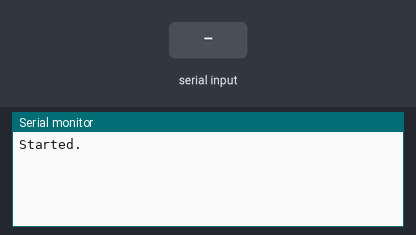
A sketch run on a simulated Arduino Mega 2560, built with avr-gcc and run on an emulated ATmega2560. On the bench: the last lines printed to the serial monitor. The test bench sets the inputs (shaded band).

Above: at 1.2 s.
1.3 s: "1" received over Serial
At 3.1 s:
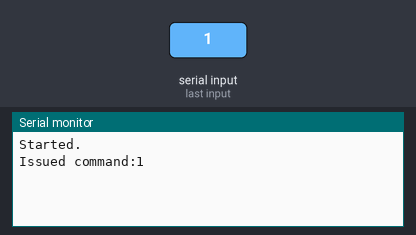
3.8 s: "1" received over the second serial link
At 6.0 s:
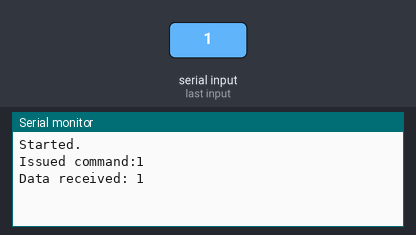
6.3 s: "0" received over Serial
At 7.7 s:
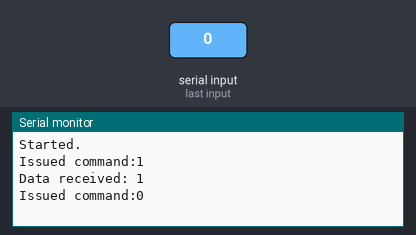
7.8 s: "0" received over the second serial link
At 9.3 s:
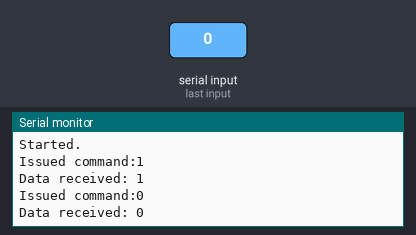

The sketch:

ServoCmd.ino
```cpp
String cmd;

void setup() {

  Serial.begin(115200);
  while (!Serial);

  Serial3.begin(9600);
  while (!Serial3);

  Serial.println("Started.");

}

void loop() {

  if (Serial.available() > 0) {

    cmd = Serial.readString();
    Serial3.print(cmd);

    Serial.print("Issued command:"); Serial.println(cmd);

  }

  if (Serial3.available() > 0) {

    String rxData = Serial3.readString();

    Serial.print("Data received: "); Serial.println(rxData);

  }

}
```

Measured:
- after the input at 1.3 s, the serial monitor: prints a new line after 1.0 s (image 1)
- after the input at 3.8 s, the serial monitor: prints a new line after 1.0 s (image 2)
- after the input at 6.3 s, the serial monitor: prints a new line after 1.0 s (image 3)
- after the input at 7.8 s, the serial monitor: prints a new line after 1.0 s (image 4)
